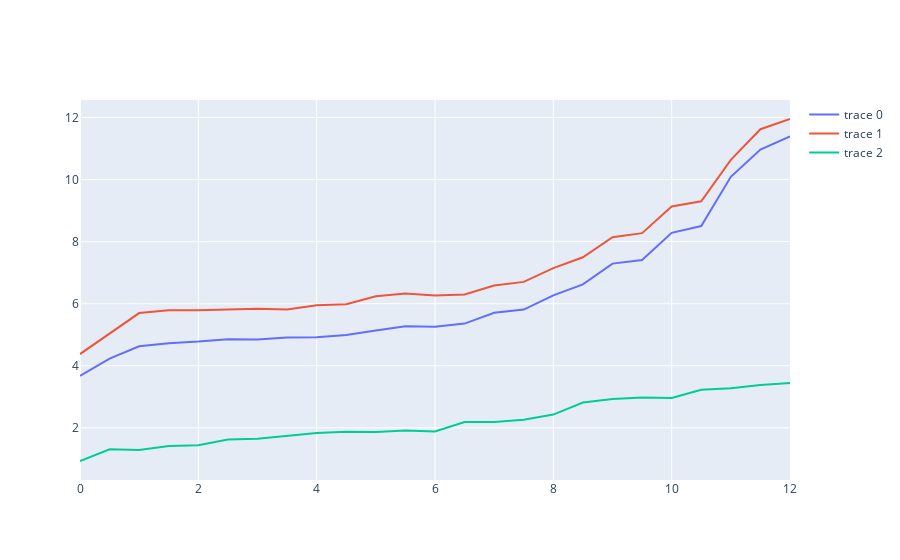
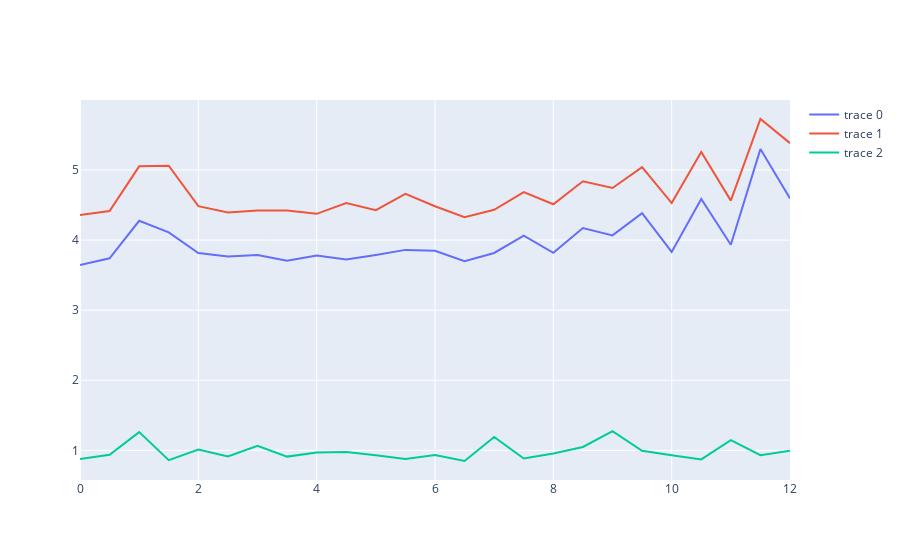

Here is the notebook cell these charts were saved with, in order:
### Markdown cell above
```
prompt=|123 + 456 =|, answer=| 579|
Tokenized prompt: ['<|endoftext|>', '123', ' +', ' 4', '56', ' =']
Tokenized answer: [' 5', '79']
Performance on answer token:
Rank: 6        Logit: 11.39 Prob:  2.09% Token: | 5|
Top 0th token. Logit: 11.95 Prob:  3.67% Token: | 1|
Performance on answer token:
Rank: 27       Logit:  9.31 Prob:  0.51% Token: |79|
Top 0th token. Logit: 12.48 Prob: 12.00% Token: |.|
Ranks of the answer tokens: [(' 5', 6), ('79', 27)]


prompt=|123+ 456 =|, answer=| 579|
Tokenized prompt: ['<|endoftext|>', '123', '+', ' 4', '56', ' =']
Tokenized answer: [' 5', '79']
Performance on answer token:
Rank: 5        Logit:  9.91 Prob:  1.63% Token: | 5|
Top 0th token. Logit: 10.61 Prob:  3.29% Token: | 1|
Performance on answer token:
Rank: 80       Logit:  8.25 Prob:  0.26% Token: |79|
Top 0th token. Logit: 11.77 Prob:  8.72% Token: |.|
Ranks of the answer tokens: [(' 5', 5), ('79', 80)]
```

* first output token logit diff from answer token logit = `|11.39 - 11.95| = -0.56`
* second output token logit diff from answer token logit = `|9.31 - 12.48| = -3.17`

### Code cell
correct_wrong_answer_tokens = model.to_tokens(
    " 5 1", prepend_bos=False).to(DEVICE)
print(f'{correct_wrong_answer_tokens=}')
answer_residual_directions = model.tokens_to_residual_directions(
    correct_wrong_answer_tokens)
print("Answer residual directions shape:", answer_residual_directions.shape)
# logit_diff_directions = (
#     # token | 5| - token | 1|
#     answer_residual_directions[:, 0] - answer_residual_directions[:, 1]
# )
# print(f'{logit_diff_directions.shape=}')
print(f'{answer_residual_directions[0,0,0]=}')
# logit_diff_directions = (
#     answer_residual_directions[:, 0] - answer_residual_directions[:, 1]
# )
# print("Logit difference directions shape:", logit_diff_directions.shape)

# 768 refers to the dimensionality of the embedding and hidden states within the model

# cache syntax - resid_post is the residual stream at the end of the layer, -1 gets the final layer.
# The general syntax is [activation_name, layer_index, sub_layer_type].
input_tokens0 = model.to_tokens("123 + 456 =", prepend_bos=True)
output_logit0, cache0 = model.run_with_cache(input_tokens0)
print(f'logit for token | 5|: {output_logit0[0, -1, 642]=}')
print(f'logit for token | 1|: {output_logit0[0, -1, 352]=}')
assert (torch.eq(output_logit0[0, -1, 642].round(decimals=4), 11.3875).item())

input_tokens1 = model.to_tokens(
    "123 + 456 = 5", prepend_bos=True)  # advance 1 more token
output_logit1, cache1 = model.run_with_cache(input_tokens1)
print(f'logit for token |79|: {output_logit1[0, -1, 3720]=}')
assert (torch.eq(output_logit1[0, -1, 3720].round(decimals=4), 9.3148).item())

final_residual_stream0 = cache0["resid_post", -1]  # shape [1, 6, 768]
final_token_residual_stream = final_residual_stream0[:, -1, :]
# Apply LayerNorm scaling
# pos_slice is the subset of the positions we take - here the final token of each prompt
scaled_final_token_residual_stream = cache0.apply_ln_to_stack(
    final_token_residual_stream, layer=-1, pos_slice=-1
)
print(f'{scaled_final_token_residual_stream.shape=}')
print(f'{scaled_final_token_residual_stream[0,0]=}')
print(f'{cache0["ln_final.hook_normalized"].shape=}')
print(f'{cache0["ln_final.hook_normalized"][0,-1,0]=}')

calculated_logit_diff = cache0["ln_final.hook_normalized"][:, -1, :]
calculated_logit_diff = calculated_logit_diff @ model.unembed.W_U + model.unembed.b_U
print(f'{calculated_logit_diff.shape=}')
print(f'{calculated_logit_diff[0,642]=}')


def logits_to_ave_logit_diff(logits, answer_tokens):
    # Only the final logits are relevant for the answer
    final_logits = logits[:, -1, :]
    answer_logits = final_logits.gather(dim=-1, index=answer_tokens)
    print(f'{answer_logits=}')
    return answer_logits[:, 0] - answer_logits[:, 1]


print(
    "Per prompt logit difference:",
    logits_to_ave_logit_diff(output_logit0, correct_wrong_answer_tokens)
    .detach()
    .cpu()
    .round(decimals=3),
)

# ============== logit lens

accumulated_residual, labels = cache0.accumulated_resid(
    layer=-1, incl_mid=True, pos_slice=-1, return_labels=True, apply_ln=True
)
print(f'{labels=}')
accumulated_residual = accumulated_residual @ model.unembed.W_U + model.unembed.b_U
print(f'{accumulated_residual.shape=}')
# line(
#     torch.stack((accumulated_residual[:, 0, 642],
#                 accumulated_residual[:, 0, 352])),
#     x=np.arange(model.cfg.n_layers * 2 + 1) / 2,
#     hover_name=labels,
#     title="Logit Difference From Accumulate Residual Stream",
# )

fig = go.Figure()
fig.add_trace(go.Scatter(
    x=np.arange(model.cfg.n_layers * 2 + 1) / 2,
    y=utils.to_numpy(accumulated_residual[:, 0, 642]),
))
fig.add_trace(go.Scatter(
    x=np.arange(model.cfg.n_layers * 2 + 1) / 2,
    y=utils.to_numpy(accumulated_residual[:, 0, 352]),
))
fig.add_trace(go.Scatter(
    x=np.arange(model.cfg.n_layers * 2 + 1) / 2,
    y=utils.to_numpy(accumulated_residual[:, 0, 3720]),
))
fig.show()

per_layer_residual, labels = cache0.decompose_resid(
    layer=-1, pos_slice=-1, return_labels=True, apply_ln=True
)
print(f'{per_layer_residual.shape=} {labels=}')
per_layer_residual = per_layer_residual @ model.unembed.W_U + model.unembed.b_U
fig = go.Figure()
fig.add_trace(go.Scatter(
    x=np.arange(model.cfg.n_layers * 2 + 1) / 2,
    y=utils.to_numpy(per_layer_residual[:, 0, 642]),
    text=labels,
))
fig.add_trace(go.Scatter(
    x=np.arange(model.cfg.n_layers * 2 + 1) / 2,
    y=utils.to_numpy(per_layer_residual[:, 0, 352]),
))
fig.add_trace(go.Scatter(
    x=np.arange(model.cfg.n_layers * 2 + 1) / 2,
    y=utils.to_numpy(per_layer_residual[:, 0, 3720]),
))
fig.show()

### Figure 1 — Plotly figure (JSON) as saved in the notebook; plotly's stock layout.template omitted (floating-point values rounded to 4 significant figures)
{"data": [{"type": "scatter", "x": [0, 0.5, 1, 1.5, 2, 2.5, 3, 3.5, 4, 4.5, 5, 5.5, 6, 6.5, 7, 7.5, 8, 8.5, 9, 9.5, 10, 10.5, 11, 11.5, 12], "y": [3.67, 4.231, 4.627, 4.727, 4.778, 4.852, 4.844, 4.91, 4.917, 4.992, 5.138, 5.273, 5.256, 5.359, 5.708, 5.811, 6.269, 6.622, 7.292, 7.41, 8.283, 8.503, 10.09, 10.97, 11.39]}, {"type": "scatter", "x": [0, 0.5, 1, 1.5, 2, 2.5, 3, 3.5, 4, 4.5, 5, 5.5, 6, 6.5, 7, 7.5, 8, 8.5, 9, 9.5, 10, 10.5, 11, 11.5, 12], "y": [4.376, 5.033, 5.698, 5.787, 5.785, 5.811, 5.837, 5.816, 5.949, 5.979, 6.242, 6.33, 6.262, 6.298, 6.587, 6.703, 7.147, 7.495, 8.141, 8.273, 9.134, 9.302, 10.63, 11.62, 11.95]}, {"type": "scatter", "x": [0, 0.5, 1, 1.5, 2, 2.5, 3, 3.5, 4, 4.5, 5, 5.5, 6, 6.5, 7, 7.5, 8, 8.5, 9, 9.5, 10, 10.5, 11, 11.5, 12], "y": [0.9309, 1.308, 1.285, 1.411, 1.44, 1.622, 1.649, 1.735, 1.829, 1.876, 1.869, 1.917, 1.882, 2.19, 2.19, 2.262, 2.427, 2.817, 2.928, 2.974, 2.961, 3.224, 3.272, 3.384, 3.447]}], "layout": {}}

### Figure 2 — Plotly figure (JSON) as saved in the notebook; plotly's stock layout.template omitted (floating-point values rounded to 4 significant figures)
{"data": [{"text": ["embed", "pos_embed", "0_attn_out", "0_mlp_out", "1_attn_out", "1_mlp_out", "2_attn_out", "2_mlp_out", "3_attn_out", "3_mlp_out", "4_attn_out", "4_mlp_out", "5_attn_out", "5_mlp_out", "6_attn_out", "6_mlp_out", "7_attn_out", "7_mlp_out", "8_attn_out", "8_mlp_out", "9_attn_out", "9_mlp_out", "10_attn_out", "10_mlp_out", "11_attn_out", "11_mlp_out"], "type": "scatter", "x": [0, 0.5, 1, 1.5, 2, 2.5, 3, 3.5, 4, 4.5, 5, 5.5, 6, 6.5, 7, 7.5, 8, 8.5, 9, 9.5, 10, 10.5, 11, 11.5, 12], "y": [3.643, 3.74, 4.275, 4.11, 3.815, 3.765, 3.788, 3.707, 3.78, 3.722, 3.788, 3.86, 3.849, 3.698, 3.817, 4.063, 3.817, 4.172, 4.068, 4.384, 3.832, 4.587, 3.934, 5.299, 4.594, 4.134]}, {"type": "scatter", "x": [0, 0.5, 1, 1.5, 2, 2.5, 3, 3.5, 4, 4.5, 5, 5.5, 6, 6.5, 7, 7.5, 8, 8.5, 9, 9.5, 10, 10.5, 11, 11.5, 12], "y": [4.357, 4.414, 5.052, 5.061, 4.485, 4.393, 4.422, 4.422, 4.375, 4.528, 4.426, 4.658, 4.484, 4.327, 4.432, 4.685, 4.511, 4.84, 4.744, 5.042, 4.528, 5.256, 4.563, 5.728, 5.384, 4.725]}, {"type": "scatter", "x": [0, 0.5, 1, 1.5, 2, 2.5, 3, 3.5, 4, 4.5, 5, 5.5, 6, 6.5, 7, 7.5, 8, 8.5, 9, 9.5, 10, 10.5, 11, 11.5, 12], "y": [0.8784, 0.9365, 1.261, 0.8608, 1.011, 0.913, 1.066, 0.911, 0.9698, 0.978, 0.9302, 0.8771, 0.9327, 0.8484, 1.192, 0.8845, 0.9554, 1.049, 1.274, 0.9947, 0.9302, 0.8716, 1.147, 0.9316, 0.9957, 0.9472]}], "layout": {}}
